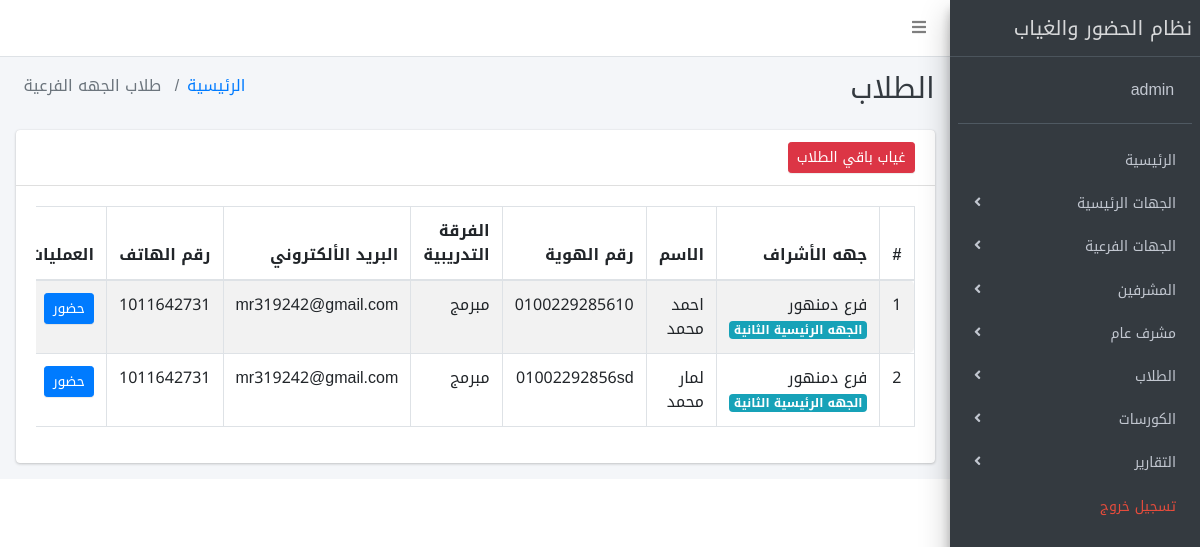
The app's page /main.php?dir=university_branches&page=students&branch=5 (signed in) with its own data.
### tables this page shows
CREATE TABLE `students` (
  `id` int NOT NULL,
  `university_branch` int DEFAULT NULL,
  `name` varchar(200) NOT NULL,
  `kind` varchar(100) NOT NULL,
  `id_number` varchar(100) NOT NULL,
  `employe_name` varchar(200) NOT NULL,
  `email` varchar(100) NOT NULL,
  `phone` varchar(100) NOT NULL
);

CREATE TABLE `university_branches` (
  `id` int NOT NULL,
  `main_university` int NOT NULL,
  `name` varchar(255) NOT NULL,
  `email` varchar(200) DEFAULT NULL,
  `location` varchar(255) DEFAULT NULL
);

CREATE TABLE `main_university` (
  `id` int NOT NULL,
  `name` varchar(255) NOT NULL,
  `email` varchar(200) DEFAULT NULL,
  `location` varchar(255) DEFAULT NULL
);

### university_branches/students.php (the view, shortened to what this page needs)
<section class="content-header">
    <div class="container-fluid">
        <div class="row mb-2">
            <div class="col-sm-6">
                <h1 class="m-0 text-dark"> الطلاب </h1>
            </div>
            <div class="col-sm-6">
                <ol class="breadcrumb float-sm-left">
                    <li class="breadcrumb-item"><a href="main.php?dir=dashboard&page=dashboard">الرئيسية</a></li>
                    <li class="breadcrumb-item active"> طلاب الجهه الفرعية </li>
                </ol>
            </div>
        </div>
    </div>
</section>
<section class="content">
    <div class="container-fluid">
        <div class="row">
            <div class="col-12">
                <div class="card">
                    <div class="card-header d-flex justify-content-between">
                        <form action="" method="post">
                            <button name="absent_all" type="submit" class="btn btn-danger waves-effect btn-sm"> غياب باقي الطلاب </button>
                        </form>
                    </div>
                    <div class="card-body">
                        <div class="table-responsive">
                            <table id="my_table" class="table table-striped table-bordered">
                                <thead>
                                    <tr>
                                        <th> # </th>
                                        <th> جهه الأشراف </th>
                                        <th> الاسم </th>
                                        <th> رقم الهوية </th>
                                        <th> الفرقة التدريبية </th>
                                        <th> البريد الألكتروني </th>
                                        <th> رقم الهاتف </th>
                                        <th> العمليات </th>
                                    </tr>
                                </thead>
                                <tbody>
                                    <?php
                                    $brach_id = $_GET['branch'];
                                    $stmt = $connect->prepare("SELECT * FROM students WHERE university_branch = ? ORDER BY id DESC");
                                    $stmt->execute(array($brach_id));
                                    $allcat = $stmt->fetchAll();
                                    $i = 0;
                                    foreach ($allcat as $cat) {
                                        $i++;
                                    ?>
                                        <tr>
                                            <td> <?php echo $i; ?> </td>
                                            <td> <?php
                                                    $stmt = $connect->prepare("SELECT * FROM university_branches WHERE id = ?");
                                                    $stmt->execute(array($cat['university_branch']));
                                                    $uni_branch_data = $stmt->fetch();
                                                    echo  $uni_branch_data['name'];
                                                    $stmt = $connect->prepare("SELECT * FROM main_university WHERE id = ?");
                                                    $stmt->execute(array($uni_branch_data['main_university']));
                                                    $uni_main_data = $stmt->fetch();
                                                    ?> <span class="badge badge-info"> <?php echo  $uni_main_data['name']; ?> </span>
                                            </td>
                                            <td> <?php echo  $cat['name']; ?> </td>
                                            <td> <?php echo  $cat['id_number']; ?> </td>
                                            <td> <?php echo  $cat['employe_name']; ?> </td>
                                            <td> <?php echo  $cat['email']; ?> </td>
                                            <td> <?php echo  $cat['phone']; ?> </td>
                                            <td>
                                                <?php
                                                $date = date("Y-m-d");
                                                $student_id = $cat['id'];
                                                $stmt = $connect->prepare("SELECT * FROM attendance WHERE student_id = ? AND attend_date = ?");
                                                $stmt->execute(array($student_id, $date));
                                                $count_row = $stmt->rowCount();
                                                $stmt = $connect->prepare("SELECT * FROM absent_student WHERE student_id=? AND absent_date=?");
                                                $stmt->execute(array($student_id, $date));
                                                $count_absent = $stmt->rowCount();
                                                if ($count_row > 0) {
                                                ?>
                                                    <span class="badge badge-success"> تم الحضور </span>
                                                <?php
                                                } elseif ($count_absent > 0) {
                                                ?>
                                                    <span class="badge badge-danger"> غياب </span>
                                                <?php
                                                } else {
                                                ?>
                                                    <form action="" method="post">
                                                        <button class="btn btn-primary btn-sm" type="submit" name="attend_student"> حضور </button>
                                                    </form>
                                                <?php
                                                }
                                                ?>
                                            </td>
                                        </tr>
                                    <?php
                                    }
                                    ?>
                            </table>
                        </div>
                    </div>
                </div>
            </div>
        </div>
    </div>
</section>

### records on screen
students: university_branch.name "فرع دمنهور", main_university.name "الجهه الرئيسية الثانية", name "احمد محمد", id_number "0100229285610", employe_name "مبرمج", email "mr319242@gmail.com", phone "1011642731"
students: university_branch.name "فرع دمنهور", main_university.name "الجهه الرئيسية الثانية", name "لمار محمد", id_number "01002292856sd", employe_name "مبرمج", email "mr319242@gmail.com", phone "1011642731"

### other values on screen
$_SESSION['admin_username'] "admin"
